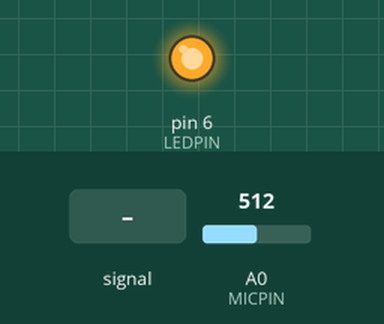
This sketch was run on a simulated Arduino Uno, built with avr-gcc and run on an emulated ATmega328P. On the bench: output pins drawn as LEDs (lit = HIGH). Inputs (shaded band) come from the test bench; at power-on: A0 (MICPIN) = 512.

Above: at 1.2 s.
1.3 s: A0 (MICPIN) fed a 200 Hz sine of ±255 counts around its level
At 1.9 s:
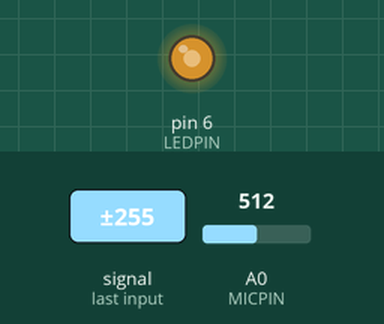
2.8 s: A0 (MICPIN) set to 716
At 3.8 s:
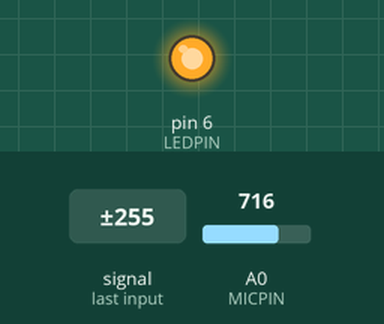
Timing chart, 0 to 5.8 s (numbered marks = the images above; inputs shaded):
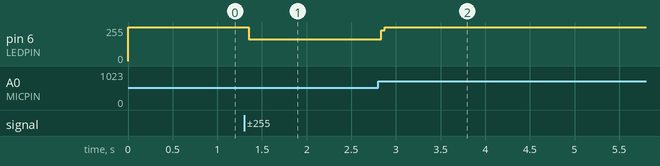

Measured:
- after the input at 1.3 s, pin 6 (LEDPIN): 255/255 → 162/255 after 0.05 s
- after the input at 2.8 s, pin 6 (LEDPIN): 162/255 → 255/255 at once

The sketch:

MicrophoneLights.ino
```cpp
/*
 *  MicrophoneLights.ino
 *
 *  Created by Iain Moncrief
 *  Wednesday, March 20, 2019
 *
 */

#define SQUELCH 200

#define LEDPIN 6
#define MICPIN 0

int micValue = 0;

void setup()
{
    Serial.begin(9600);

    pinMode(LEDPIN, OUTPUT);
}

void loop()
{

    micValue = map(analogRead(MICPIN), 0, 513, 0, 255);

    if (micValue > SQUELCH)
    {
        digitalWrite(LEDPIN, HIGH);
    }
    else
    {
        digitalWrite(LEDPIN, LOW);
    }

    // unsigned long startMillis = millis(); // Start of sample window
    // unsigned int peakToPeak = 0;          // peak-to-peak level

    // unsigned int signalMax = 0;
    // unsigned int signalMin = 1024;

    // // collect data for 50 mS
    // while (millis() - startMillis < sampleWindow)
    // {
    //     sample = analogRead(0);
    //     if (sample < FLATTOP) // toss out spurious readings
    //     {
    //         if (sample > signalMax)
    //         {
    //             signalMax = sample; // save just the max levels
    //         }
    //         else if (sample < signalMin)
    //         {
    //             signalMin = sample; // save just the min levels
    //         }
    //     }
    // }
    // peakToPeak = signalMax - signalMin;       // max - min = peak-peak amplitude
    // double volts = (peakToPeak * 5.0) / 1024; // convert to volts

    // Serial.println(volts);

    // if (volts > 2) {
    //     digitalWrite(LEDPIN, HIGH);
    // } else {
    //     digitalWrite(LEDPIN, LOW);
    // }
}
```
